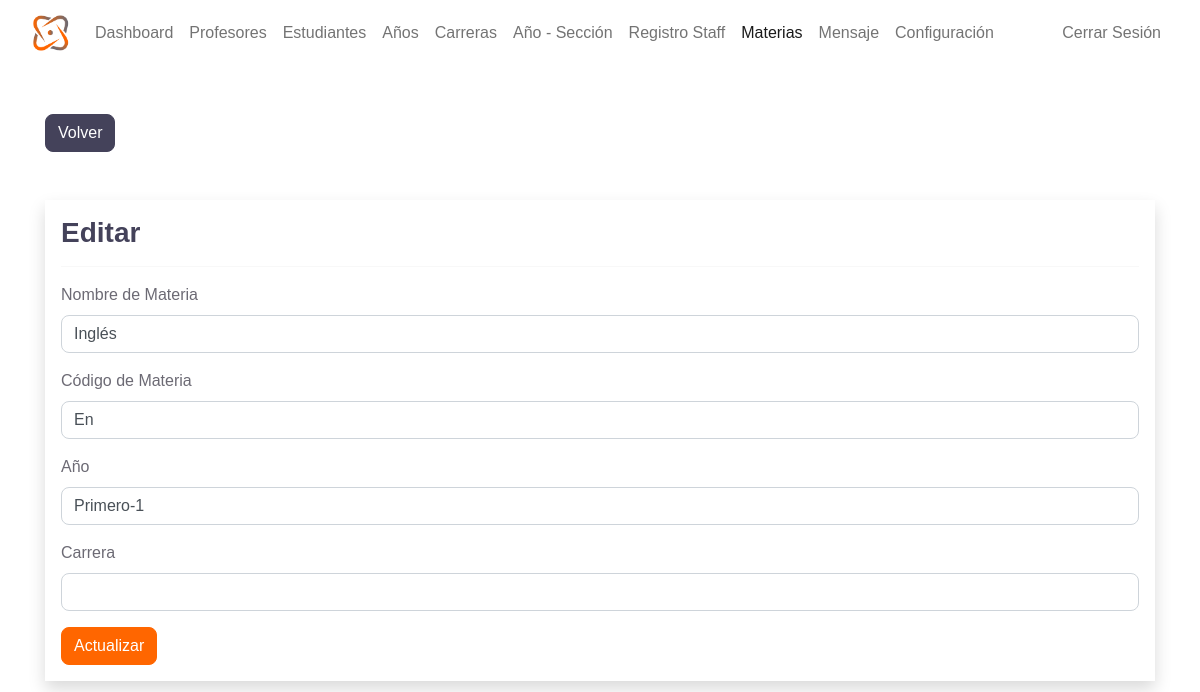
/admin/course-edit.php?course_id=1 (signed in), run on the app's committed database.
### tables this page shows
CREATE TABLE `subjects` (
  `subject_id` int(11) NOT NULL,
  `subject` varchar(31) NOT NULL,
  `subject_code` varchar(31) NOT NULL,
  `grade` int(11) NOT NULL
);

CREATE TABLE `grades` (
  `grade_id` int(11) NOT NULL,
  `grade` varchar(31) NOT NULL,
  `grade_code` varchar(7) NOT NULL
);

### admin/data/subject.php (called while the page is built, shortened)
<?php
function getSubjectById($subject_id, $conn){
   $sql = "SELECT * FROM subjects
           WHERE subject_id=?";
   $stmt = $conn->prepare($sql);
   $stmt->execute([$subject_id]);
   if ($stmt->rowCount() == 1) {
     $subject = $stmt->fetch();
     return $subject;
   }else {
   	return 0;
   }
}
 ?>

### admin/data/grade.php (called while the page is built, shortened)
<?php
function getAllGrades($conn){
   $sql = "SELECT * FROM grades";
   $stmt = $conn->prepare($sql);
   $stmt->execute();
   if ($stmt->rowCount() >= 1) {
     $grades = $stmt->fetchAll();
     return $grades;
   }else {
    return 0;
   }
}

### admin/course-edit.php (the view, shortened to what this page needs)
<?php
if (
  isset($_SESSION['admin_id']) &&
  isset($_SESSION['role'])     &&
  isset($_GET['course_id'])
) {
  if ($_SESSION['role'] == 'Admin') {
    include "../DB_connection.php";
    include "data/subject.php";
    include "data/grade.php";
    $course_id = $_GET['course_id'];
    $course = getSubjectById($course_id, $conn);
    $grades = getAllGrades($conn);
?>
    <!DOCTYPE html>
    <html lang="en">
    <head>
      <link rel="stylesheet" href="https://cdn.jsdelivr.net/npm/bootstrap@5.2.0/dist/css/bootstrap.min.css">
      <link rel="stylesheet" href="../css/style.css">
      <link rel="stylesheet" href="https://cdnjs.cloudflare.com/ajax/libs/font-awesome/4.7.0/css/font-awesome.min.css">
    </head>
    <body>
      <?php
      include "inc/navbar.php";
      ?>
      <div class="container mt-5">
        <a href="course.php" class="btn btn-dark">Volver</a>
        <form method="post" class="shadow p-3 mt-5 form-w" action="req/course-edit.php">
          <h3>Editar</h3>
          <hr>
          <div class="mb-3">
            <label class="form-label">Nombre de Materia</label>
            <input type="text" class="form-control" value="<?= $course['subject'] ?>" name="course_name">
          </div>
          <div class="mb-3">
            <label class="form-label">Código de Materia</label>
            <input type="text" class="form-control" value="<?= $course['subject_code'] ?>" name="course_code">
          </div>
          <div class="mb-3">
            <label class="form-label">Año</label>
            <select name="grade" class="form-control">
              <?php foreach ($grades as $grade) {
                $selected = 0;
                if ($grade['grade_id'] == $course['grade']) {
                  $selected = 1;
                }
              ?>
                <option value="<?= $grade['grade_id'] ?>" <?php if ($selected) echo "selected"; ?>>
                  <?= $grade['grade_code'] . '-' . $grade['grade'] ?>
                </option>
              <?php } ?>
            </select>
          </div>
          <div class="mb-3">
            <label class="form-label">Carrera</label>
            <input type="text" class="form-control" value="<?= $course['subject_carrera'] ?>" name="course_carrera">
          </div>
          <button type="submit" class="btn btn-primary">
            Actualizar</button>
        </form>
    </body>
    </html>
<?php
  } else {
    header("Location: course.php");
    exit;
  }
} else {
  header("Location: course.php");
  exit;
}
?>

### data on the page
subjects: course_name "Inglés", course_code "En", grade "Primero-1"
